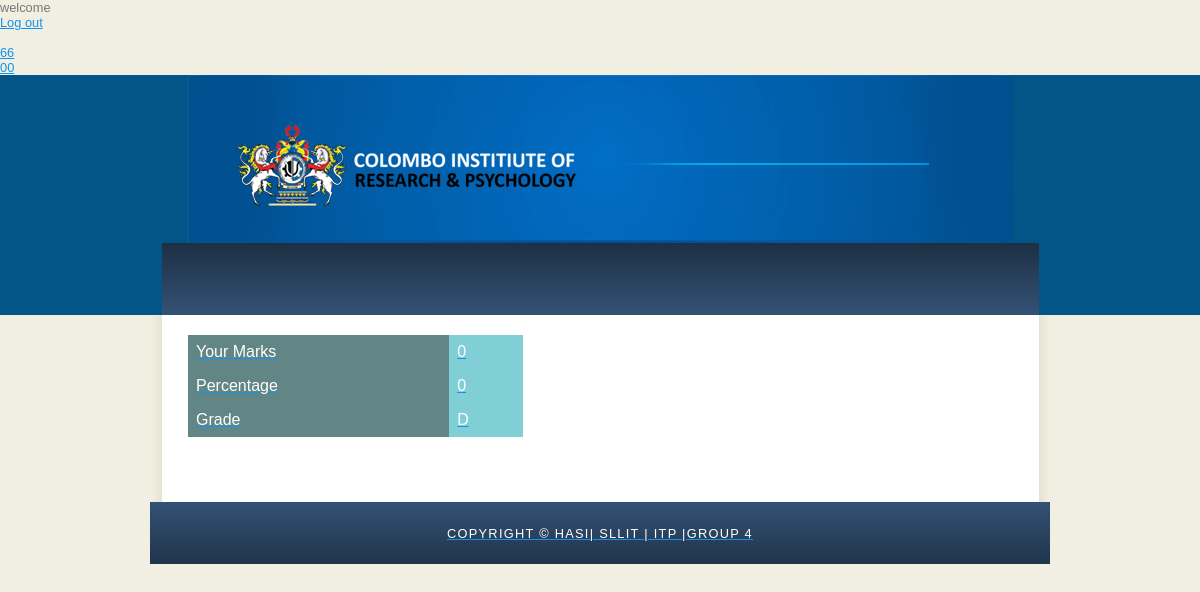
/result.php (signed in), run on the app's committed database.
### tables this page shows
CREATE TABLE `quize_info` (
  `quizeid` int(11) NOT NULL,
  `quizename` text NOT NULL,
  `no_easy` int(11) NOT NULL,
  `points_easy` int(11) NOT NULL,
  `no_medium` int(11) NOT NULL,
  `points_medium` int(11) NOT NULL,
  `no_hard` int(11) NOT NULL,
  `points_hard` int(11) NOT NULL,
  `total_questions` int(11) NOT NULL,
  `totalmarks` int(11) NOT NULL,
  `enrolment_key` text NOT NULL,
  `subject` text NOT NULL,
  `time` int(11) NOT NULL,
  `percentagefm` float NOT NULL
);

### result.php (the view, shortened to what this page needs)
<?php include 'databaseh.php'; ?>
<?php
echo '<br><a href = "../a/student.php?action=logout">Log out<a/>';
echo ' <br>'.$_SESSION['link'];
echo '<br>'.$_SESSION['qid'].'<br>';
$qid = $_SESSION['qid'];
$query1 = "select * from quize_info where quizeid = $qid ";
$query2 = $mysqli->query($query1) or die($mysqli->error.__LINE__);
while($row = mysqli_fetch_array($query2)){
	$totalMarks = $row['totalmarks'];
}
$total=0;
  echo $total;
  $query5 = "select * FROM quize_info WHERE quizeid='$qid'";
$query6 = $mysqli->query($query5) or die($mysqli->error.__LINE__);
while($row = mysqli_fetch_array($query6)){
	$percentagefm = $row['percentagefm'];
}
  $percentagefinalm = round(($total/$totalMarks)*$percentagefm,2);
  echo "$percentagefinalm";
  $persentage = round(($total/$totalMarks)*100,2);
  if( $persentage>75)
  {
  	$grade = "A";
  }
else if($persentage>65)
  {
  	$grade = "B";
  }
  else if($persentage>45)
  {
  	$grade = "C";
  }
  else {
      $grade = "D";
  }
?>
<!DOCTYPE html>
<html>
<head>
  <link rel="stylesheet" type="text/css" href="styleh.css" title="style" />
</head>
<body>
  <div id="main">
    <div id="header">
      <div id="logo">
      </div>
      <div id="menubar">
      </div>
    </div>
    <div id="site_content">
      <div class="sidebar">
      </div>
      <div id="content">
       <table>
       <tr><td>Your Marks </td> <td> <?php echo $total ?> </td><tr>
       <tr><td>Percentage </td> <td> <?php echo $persentage ?> </td><tr>
       <tr><td>Grade </td> <td> <?php echo $grade ?> </td><tr>
    	</table>
     <br>
     <br>
     <br>
      </div>
    </div>
    <div id="footer">
      Copyright &copy; Hasi| SLLIT | ITP |Group 4
    </div>
  </div>
</body>
</html>

### styleh.css (style rules this page uses)
html { height: 100%; }
* { margin: 0; padding: 0; }
body { font: normal .80em 'trebuchet ms', arial, sans-serif; background: #F0EFE2; color: #777; }
a, a:hover { outline: none; text-decoration: underline; color: #1293EE; }
#main, #logo, #menubar, #site_content, #footer { margin-left: auto; margin-right: auto; }
#header { background: #025587; height: 240px; }
#logo { width: 825px; position: relative; height: 168px; background: #025587 url(logo.png) no-repeat; }
#menubar { width: 900px; height: 72px; padding: 0; background: #29415D url(menu.png) repeat-x; }
#site_content { width: 837px; overflow: hidden; margin: 0 auto 0 auto; padding: 20px 24px 20px 37px; background: #FFF url(content.png) repeat-y; }
.sidebar { float: right; width: 190px; padding: 0 15px 20px 15px; }
#footer { width: 900px; font: normal 100% 'lucida sans unicode', arial, sans-serif; height: 33px; padding: 24px 0 5px 0; text-align: center; background: #29425E url(footer.png) repeat-x; color: #FFF; text-transform: uppercase; letter-spacing: 0.1em; }
#menubar { width: 877px; height: 72px; padding: 0; }

### result.php (style rules this page uses)
table { border-collapse: collapse; width: 40%; }
tr, td { text-align: left; padding: 8px; }
td:nth-child(even) { background-color: #80ced6 }
td { background-color: #618685 ; color: white; }

### data on the page
quize_info: percentagefinalm "0", totalmarks "0", totalmarks "D"

### other printed values
$_SESSION['qid'] "66"
$total "0"
